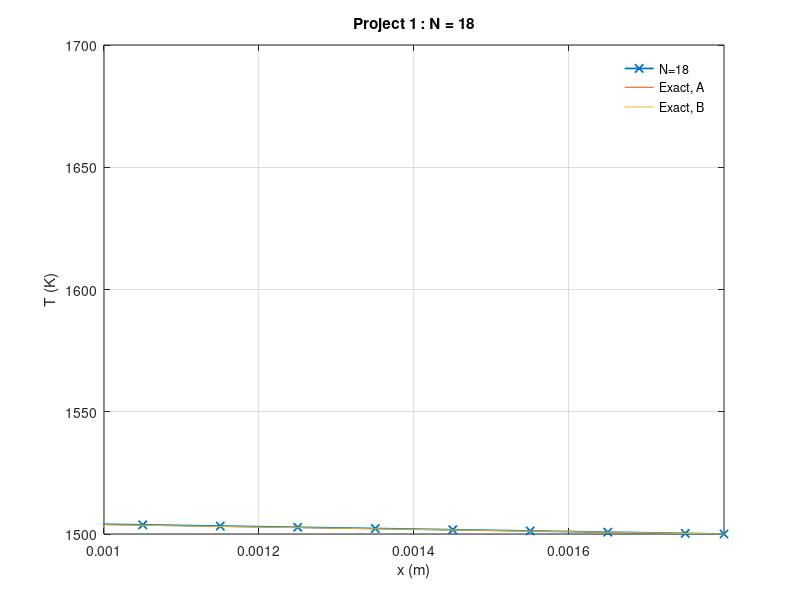

Source code (MATLAB):
%% PROJECT 1 ME 3242
%
%
% Original Script:  Xinyu Zhao, 02/26/2021
% Modification:     Patrick Meagher, 4/18/2021
% Update:           Xinyu Zhao, 03/06/2022
% 
% Student:          Kevin Cayo
% Instructer:       Xinyu Zhao 
% Courese:          ME 3242
% Date:             Wed, April 6, 2022
%%
clc
clear

%% PARAMETERS / KNOWN VARIABLES / EQUATIONS

% Material A : Temparture, Length, Thermal Conductivity, & Heat Source
T_Al = 1700;           % [K], temp on the left boundary
L_A = 0.001;           % [m]
k_A = 0.8;             % [W/mK]
q_A = -100000;         % [W/m]

% Material B : Temparture, Length, Thermal Conductivity, & Heat Source
T_Br = 1500;           % [K], temp on the right boundary
L_B = 0.0008;          % [m]
k_B = 33.0;            % [W/mK]
q_B = 0.0;             % [W/m]

% Variables & Equations
L = L_A + L_B;         % [m], total domain length
N = 18;                 % total amount of subdomains; i-1 grid point
dx = L/N;              % size of the cells
k = zeros(N,1);        % array holds all the k values at each point
qdot = zeros(N,1);     % array holds all the heat source values at each point
i_mid = floor(L_A/dx); % Index of the last point in block A

for i = 1: i_mid
    k(i) = k_A;         % conductivity values from material A
    qdot(i) = q_A;      % heat source terms from material A
end
for i = (i_mid+1): N
    k(i) = k_B;         % conductivity values from material B
    qdot(i) = q_B;      %conductivity values from material B
end

%% SET UP THE LEFT-HAND SIDE of AX=b
A = zeros(N,N)        % initialize a N x N dimension matrix with zero entries

%First set up values for the interior points
for i = 2:N-1
    A(i,i-1) = k(i);             %coefficient in front of point i-1
    A(i,i) = -(k(i)+k(i+1));     %coefficient in front of point i
    A(i,i+1) = k(i+1);           %coefficient in front of point i+1
end

% For the left boundary k values 
A(1,1) = 3*k(1);     % coefficient of point 1
A(1,2) = -1*k(2);    % coefficient of point 2

% For the right boundary k values 
A(N,N) = 3*k(N);         % coefficient of point N
A(N,N-1) = -1*k(N-1);    % coefficient of point N-1

%% SET UP THE RIGHT-HAND SIDE of AX=b
b = zeros(N,1);

for i = 2: N-1
    b(i) = -qdot(i)*(dx*dx); % right-hand side values corresponding to point i
end

b(1) = 2*T_Al*k(1)+qdot(1)*(dx*dx);   % right-hand side values corresponding to point 1
b(N) = 2*T_Br*k(N)+qdot(N)*(dx*dx);   % right-hand side values corresponding to point N

%% FIND THE SOLUTION OF T_I AT EACH GRID POINT

X = A\b;
T = X';

%% Visualize the temperature at each grid point as a function of x coordinates
xgrid = 0.5*dx:dx:L-0.5*dx;
xgrid = [0,xgrid,L];
plot(xgrid,[T_Al,X',T_Br],'x-','Linewidth',1.25)
grid on

xlabel('x (m)')
ylabel('T (K)')
title('Project 1 : N = 18')
xlim([0 L])

fprintf('The temperature @ each grid point\n')
fprintf('  Grid point   Temperature Locataion          Temperature\n')

for i=1: N-1
    fprintf('  %6.0f       ', i)
    fprintf('    T%.0f          ',i)
    fprintf('             %f\n', T(i))
end

hold on


%% Calculate exact solution based on given parameters

% Using the following BCs

% T(0) = Tl
% T(LA+LB) = Tr
% T(LA-) = T(LA+)
% -kA dT/dx|- = -kB dT/dx|+

% We can construct a system of equations in the form of 
% Aexact*C = bexact
% Where C is a vector of the unknown coeffecients from the integration of
% the heat equation, A is a matrix of coeffeceints and b is a vector of
% constants. Using MATLAB we can solve for C with ease.

%Set coeffeceint matrix 
Aexact = [0, 1, 0, 0
          0, 0, L_A+L_B, 1
          L_A, 1, -L_A, -1
          k_A, 0, -k_B, 0]

% Set b vector
bexact = [T_Al, T_Br, q_A*L_A^2/(2*k_A), q_A*L_A]'

% Calculate constants of integration
C = Aexact\bexact

% Temperature distribution in A
T_A_exact = @(x) -q_A*x^2/(2*k_A) + C(1)*x + C(2)

% Temperature distribution in B
T_B_exact = @(x) C(3)*x + C(4)

% Plot temperature in A
fplot(T_A_exact,[0, L_A])

% Plot Temperature in B
fplot(T_B_exact,[L_A, L_A+L_B])

% Add a legend
legend(sprintf('N=%i',N),'Exact, A','Exact, B')
legend boxoff
